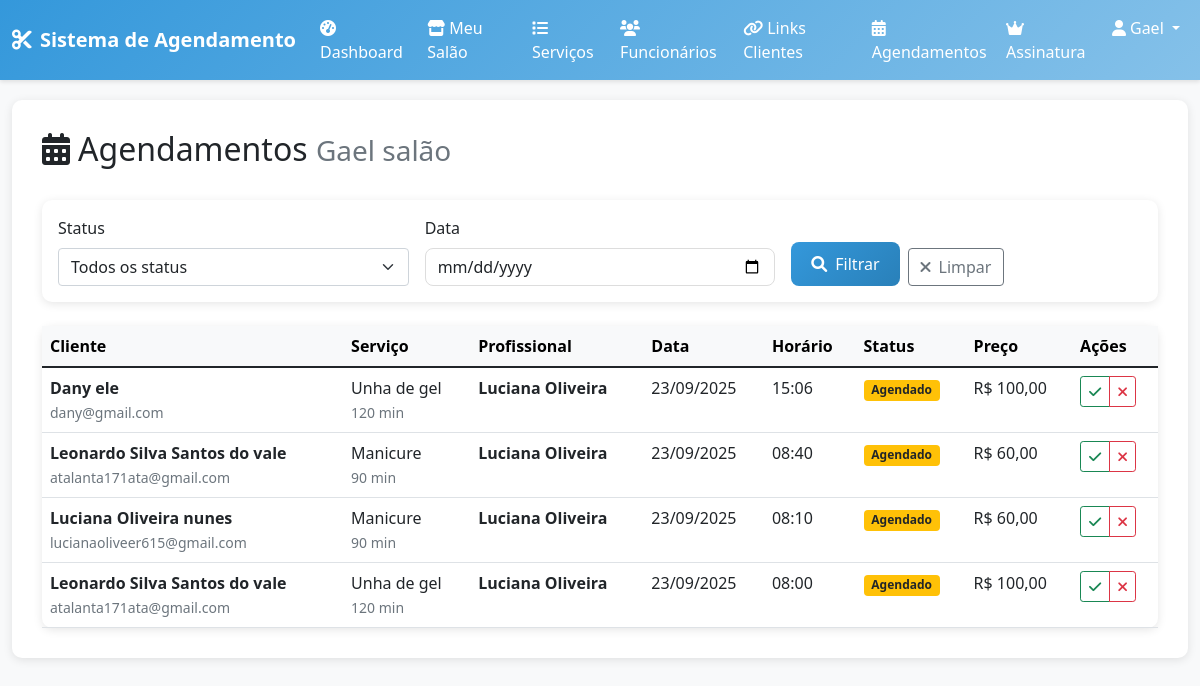
Page /salons/appointments/ (signed in) on the committed database.
### salons/models.py (models this page shows, shortened)
class Salon(models.Model):
    name = models.CharField(max_length=100, verbose_name="Nome do Salão")
    description = models.TextField(blank=True, null=True, verbose_name="Descrição")
    photo = models.ImageField(upload_to='salon_photos/', blank=True, null=True, verbose_name="Foto do Salão")
    address = models.CharField(max_length=200, verbose_name="Endereço")
    city = models.CharField(max_length=100, verbose_name="Cidade")
    state = models.CharField(max_length=2, verbose_name="Estado")
    zip_code = models.CharField(max_length=10, verbose_name="CEP")
    phone = models.CharField(max_length=15, verbose_name="Telefone")
    email = models.EmailField(verbose_name="Email")
    owner = models.OneToOneField(User, on_delete=models.CASCADE, related_name='salon', verbose_name="Proprietário")
    weekdays_open = models.TimeField(blank=True, null=True, verbose_name="Segunda à Sexta - Abertura")
    weekdays_close = models.TimeField(blank=True, null=True, verbose_name="Segunda à Sexta - Fechamento")
    saturday_open = models.TimeField(blank=True, null=True, verbose_name="Sábado - Abertura")
    saturday_close = models.TimeField(blank=True, null=True, verbose_name="Sábado - Fechamento")
    sunday_open = models.TimeField(blank=True, null=True, verbose_name="Domingo - Abertura")
    sunday_close = models.TimeField(blank=True, null=True, verbose_name="Domingo - Fechamento")
    created_at = models.DateTimeField(auto_now_add=True)
    updated_at = models.DateTimeField(auto_now=True)
    class Meta:
        verbose_name = "Salão"
        verbose_name_plural = "Salões"

class Service(models.Model):
    salon = models.ForeignKey(Salon, on_delete=models.CASCADE, related_name='services', verbose_name="Salão")
    name = models.CharField(max_length=100, verbose_name="Nome do Serviço")
    description = models.TextField(blank=True, null=True, verbose_name="Descrição")
    duration = models.PositiveIntegerField(verbose_name="Duração (minutos)")
    price = models.DecimalField(max_digits=10, decimal_places=2, verbose_name="Preço")
    is_active = models.BooleanField(default=True, verbose_name="Ativo")
    created_at = models.DateTimeField(auto_now_add=True)
    updated_at = models.DateTimeField(auto_now=True)
    class Meta:
        verbose_name = "Serviço"
        verbose_name_plural = "Serviços"
        ordering = ['name']

class Employee(models.Model):
    user = models.OneToOneField(User, on_delete=models.CASCADE, related_name='employee_profile', verbose_name="Usuário")
    salon = models.ForeignKey(Salon, on_delete=models.CASCADE, related_name='employees', verbose_name="Salão")
    services = models.ManyToManyField(Service, blank=True, verbose_name="Serviços que pode executar")
    is_active = models.BooleanField(default=True, verbose_name="Ativo")
    hire_date = models.DateField(auto_now_add=True, verbose_name="Data de contratação")
    created_at = models.DateTimeField(auto_now_add=True)
    updated_at = models.DateTimeField(auto_now=True)
    class Meta:
        verbose_name = "Funcionário"
        verbose_name_plural = "Funcionários"
        unique_together = ['user', 'salon']

### appointments/models.py (models this page shows, shortened)
class Appointment(models.Model):
    STATUS_CHOICES = (
        ('pending', 'Pendente'),
        ('scheduled', 'Agendado'),
        ('confirmed', 'Confirmado'),
        ('rescheduled', 'Reagendado'),
        ('cancelled', 'Cancelado'),
        ('completed', 'Concluído'),
        ('no_show', 'Não compareceu'),
    )
    client = models.ForeignKey(User, on_delete=models.CASCADE, related_name='appointments', verbose_name="Cliente")
    salon = models.ForeignKey(Salon, on_delete=models.CASCADE, related_name='appointments', verbose_name="Salão")
    service = models.ForeignKey(Service, on_delete=models.CASCADE, related_name='appointments', verbose_name="Serviço")
    employee = models.ForeignKey('salons.Employee', on_delete=models.SET_NULL, null=True, blank=True, related_name='appointments', verbose_name="Funcionário responsável")
    appointment_date = models.DateField(verbose_name="Data do Agendamento")
    appointment_time = models.TimeField(verbose_name="Horário do Agendamento")
    status = models.CharField(max_length=15, choices=STATUS_CHOICES, default='pending', verbose_name="Status")
    notes = models.TextField(blank=True, null=True, verbose_name="Observações")
    rescheduled_date = models.DateField(blank=True, null=True, verbose_name="Nova Data (Reagendamento)")
    rescheduled_time = models.TimeField(blank=True, null=True, verbose_name="Novo Horário (Reagendamento)")
    rescheduled_reason = models.TextField(blank=True, null=True, verbose_name="Motivo do Reagendamento")
    created_at = models.DateTimeField(auto_now_add=True)
    updated_at = models.DateTimeField(auto_now=True)
    class Meta:
        verbose_name = "Agendamento"
        verbose_name_plural = "Agendamentos"
        ordering = ['appointment_date', 'appointment_time']
        constraints = [
            models.UniqueConstraint(
                fields=['salon', 'employee', 'appointment_date', 'appointment_time'],
                condition=models.Q(employee__isnull=False),
                name='unique_employee_appointment_time'
            ),
            models.UniqueConstraint(
                fields=['salon', 'appointment_date', 'appointment_time'],
                condition=models.Q(employee__isnull=True),
                name='unique_salon_appointment_time_no_employee'
            )
        ]

### subscriptions/views.py (the view)
    def wrapper(request, *args, **kwargs):
        if not request.user.is_authenticated:
            return redirect('accounts:login')
        if request.user.profile.user_type != 'owner':
            messages.error(request, 'Acesso negado.')
            return redirect('accounts:dashboard')
        subscription = getattr(request.user, 'subscription', None)
        if not subscription or not subscription.is_active():
            messages.warning(request, 'Sua assinatura expirou. Renove para continuar usando o sistema.')
            return redirect('subscriptions:detail')
        return view_func(request, *args, **kwargs)

### templates/salons/appointments_list.html (shortened to what this page needs)
{% extends 'base/base.html' %}
{% block content %}
<div class="row">
    <div class="col-12">
        <div class="d-flex justify-content-between align-items-center mb-4">
            <h2>
                <i class="fas fa-calendar-alt me-2"></i>Agendamentos
                <small class="text-muted">{{ salon.name }}</small>
            </h2>
        </div>
        <div class="card mb-4">
            <div class="card-body">
                <form method="get" class="row g-3">
                    <div class="col-md-4">
                        <label for="status" class="form-label">Status</label>
                        <select name="status" id="status" class="form-select">
                            <option value="">Todos os status</option>
                        </select>
                    </div>
                    <div class="col-md-4">
                        <label for="date" class="form-label">Data</label>
                        <input type="date" name="date" id="date" class="form-control" value="{{ date_filter }}">
                    </div>
                    <div class="col-md-4 d-flex align-items-end">
                        <button type="submit" class="btn btn-primary me-2">
                            <i class="fas fa-search me-2"></i>Filtrar
                        </button>
                        <a href="{% url 'salons:appointments_list' %}" class="btn btn-outline-secondary">
                            <i class="fas fa-times me-2"></i>Limpar
                        </a>
                    </div>
                </form>
            </div>
        </div>
        {% if appointments %}
            <div class="card">
                <div class="card-body p-0">
                    <div class="table-responsive">
                        <table class="table table-hover mb-0">
                            <thead class="table-light">
                                <tr>
                                    <th>Cliente</th>
                                    <th>Serviço</th>
                                    <th>Profissional</th>
                                    <th>Data</th>
                                    <th>Horário</th>
                                    <th>Status</th>
                                    <th>Preço</th>
                                    <th>Ações</th>
                                </tr>
                            </thead>
                            <tbody>
                                {% for appointment in appointments %}
                                    <tr>
                                        <td>
                                            <div>
                                                <strong>{{ appointment.client.first_name }} {{ appointment.client.last_name }}</strong>
                                                <br>
                                                <small class="text-muted">{{ appointment.client.email }}</small>
                                            </div>
                                        </td>
                                        <td>
                                            {{ appointment.service.name }}
                                            <br>
                                            <small class="text-muted">{{ appointment.service.duration }} min</small>
                                        </td>
                                        <td>
                                            {% if appointment.employee %}
                                                <strong>{{ appointment.employee.user.get_full_name|default:appointment.employee.user.username }}</strong>
                                            {% else %}
                                                <span class="text-muted">Não atribuído</span>
                                            {% endif %}
                                        </td>
                                        <td>{{ appointment.appointment_date|date:"d/m/Y" }}</td>
                                        <td>{{ appointment.appointment_time|time:"H:i" }}</td>
                                        <td>
                                            {% if appointment.status == 'scheduled' %}
                                                <span class="badge bg-warning text-dark">{{ appointment.get_status_display }}</span>
                                            {% elif appointment.status == 'confirmed' %}
                                                <span class="badge bg-success">{{ appointment.get_status_display }}</span>
                                            {% elif appointment.status == 'cancelled' %}
                                                <span class="badge bg-danger">{{ appointment.get_status_display }}</span>
                                            {% elif appointment.status == 'completed' %}
                                                <span class="badge bg-primary">{{ appointment.get_status_display }}</span>
                                            {% else %}
                                                <span class="badge bg-secondary">{{ appointment.get_status_display }}</span>
                                            {% endif %}
                                        </td>
                                        <td>R$ {{ appointment.service.price }}</td>
                                        <td>
                                            <div class="btn-group btn-group-sm" role="group">
                                                {% if appointment.status == 'scheduled' %}
                                                    <button class="btn btn-outline-success" title="Confirmar">
                                                        <i class="fas fa-check"></i>
                                                    </button>
                                                {% endif %}
                                                {% if appointment.status != 'cancelled' and appointment.status != 'completed' %}
                                                    <button class="btn btn-outline-danger" title="Cancelar">
                                                        <i class="fas fa-times"></i>
                                                    </button>
                                                {% endif %}
                                            </div>
                                        </td>
                                    </tr>
                                {% endfor %}
                            </tbody>
                        </table>
                    </div>
                </div>
            </div>
        {% endif %}
    </div>
</div>
{% endblock %}

### templates/base/base.html (shortened to what this page needs)
<!DOCTYPE html>
<html lang="pt-br">
<head>
    <link href="https://cdn.jsdelivr.net/npm/bootstrap@5.1.3/dist/css/bootstrap.min.css" rel="stylesheet">
    <link href="https://cdnjs.cloudflare.com/ajax/libs/font-awesome/6.0.0/css/all.min.css" rel="stylesheet">
</head>
<body>
    <nav class="navbar navbar-expand-lg navbar-dark">
        <div class="container-fluid">
            <a class="navbar-brand" href="{% url 'core:landing_page' %}">
                <i class="fas fa-cut me-2"></i>Sistema de Agendamento
            </a>
            <div class="collapse navbar-collapse" id="navbarNav">
                <ul class="navbar-nav ms-auto">
                    {% if user.is_authenticated %}
                        {% if user.profile.user_type == 'owner' %}
                            <li class="nav-item">
                                <a class="nav-link" href="{% url 'salons:owner_dashboard' %}">
                                    <i class="fas fa-tachometer-alt me-1"></i>Dashboard
                                </a>
                            </li>
                            <li class="nav-item">
                                <a class="nav-link" href="{% url 'salons:edit_salon' %}">
                                    <i class="fas fa-store me-1"></i>Meu Salão
                                </a>
                            </li>
                            <li class="nav-item">
                                <a class="nav-link" href="{% url 'salons:services_list' %}">
                                    <i class="fas fa-list me-1"></i>Serviços
                                </a>
                            </li>
                            <li class="nav-item">
                                <a class="nav-link" href="{% url 'salons:employees_list' %}">
                                    <i class="fas fa-users me-1"></i>Funcionários
                                </a>
                            </li>
                            <li class="nav-item">
                                <a class="nav-link" href="{% url 'salons:manage_client_links' %}">
                                    <i class="fas fa-link me-1"></i>Links Clientes
                                </a>
                            </li>
                            <li class="nav-item">
                                <a class="nav-link" href="{% url 'salons:appointments_list' %}">
                                    <i class="fas fa-calendar-alt me-1"></i>Agendamentos
                                </a>
                            </li>
                            <li class="nav-item">
                                <a class="nav-link" href="{% url 'subscriptions:detail' %}">
                                    <i class="fas fa-crown me-1"></i>Assinatura
                                </a>
                            </li>
                        {% endif %}
                        <li class="nav-item dropdown">
                            <a class="nav-link dropdown-toggle" href="#" id="navbarDropdown" role="button" data-bs-toggle="dropdown">
                                <i class="fas fa-user me-1"></i>{{ user.first_name|default:user.username }}
                            </a>
                        </li>
                    {% endif %}
                </ul>
            </div>
        </div>
    </nav>
    <div class="container-fluid">
        <div class="main-content">
            {% block content %}
            {% endblock %}
        </div>
    </div>
</body>
</html>

### rows in the picture
Salon: name "Gael salão"
Appointment: client.first_name "Dany", client.last_name "ele", client.email "dany@gmail.com", service.name "Unha de gel", service.duration "120", employee.user.get_full_name "Luciana Oliveira", appointment_date "23/09/2025", appointment_time "15:06", status "Agendado", service.price "100,00"
Appointment: client.first_name "Leonardo", client.last_name "Silva Santos do vale", client.email "atalanta171ata@gmail.com", service.name "Manicure", service.duration "90", employee.user.get_full_name "Luciana Oliveira", appointment_date "23/09/2025", appointment_time "08:40", status "Agendado", service.price "60,00"
Appointment: client.first_name "Luciana", client.last_name "Oliveira nunes", client.email "lucianaoliveer615@gmail.com", service.name "Manicure", service.duration "90", employee.user.get_full_name "Luciana Oliveira", appointment_date "23/09/2025", appointment_time "08:10", status "Agendado", service.price "60,00"
Appointment: client.first_name "Leonardo", client.last_name "Silva Santos do vale", client.email "atalanta171ata@gmail.com", service.name "Unha de gel", service.duration "120", employee.user.get_full_name "Luciana Oliveira", appointment_date "23/09/2025", appointment_time "08:00", status "Agendado", service.price "100,00"

### other values in the picture
{{ user.first_name|default:user.username }} "Gael"
